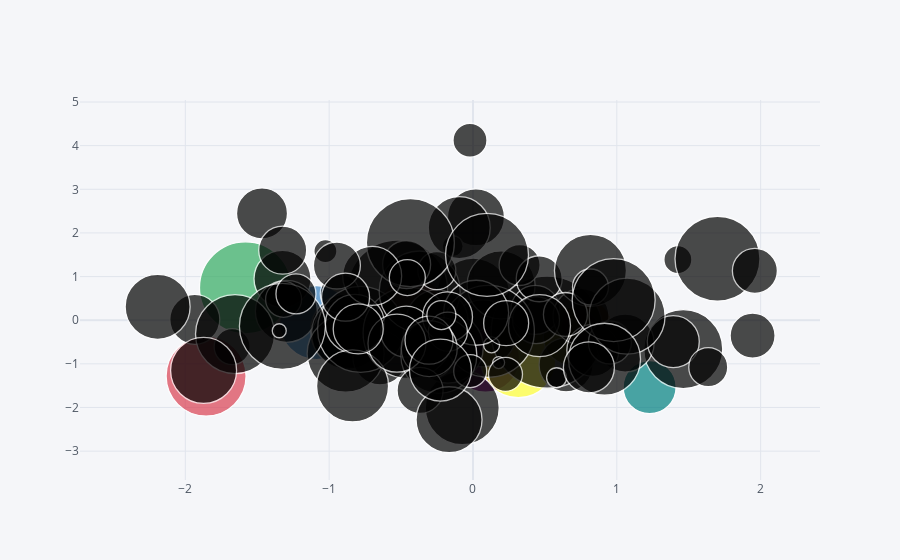

Notebook cell for this chart:
### Code cell
df.iplot(kind = 'bubble' , x = "A" , y = "B" ,size = "C")
